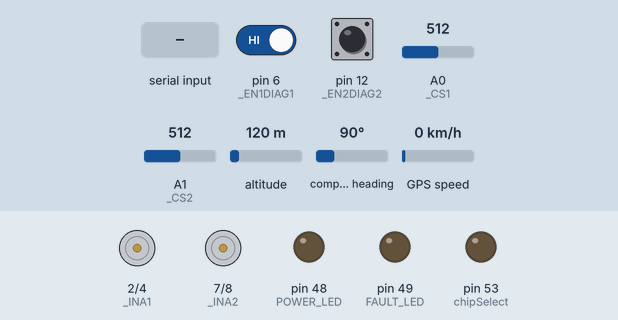
Recording of a sketch running on a simulated Arduino Mega 2560, built with avr-gcc and run on an emulated ATmega2560. On the bench: motor-driver pin pairs drawn as motors (green arrow = first pin HIGH = forward, orange = second pin HIGH = backward, longer = more drive, scaled by the enable pin), output pins drawn as LEDs (lit = HIGH). The test bench sets the inputs (shaded band); at power-on: pin 6 (_EN1DIAG1) HIGH, pin 12 (_EN2DIAG2) HIGH, A0 (_CS1) = 512, A1 (_CS2) = 512, altitude 120 m, compass heading 90°, GPS speed 0 km/h. Storage starts empty; the GPS gets a fix after 3 s at 37.7749, -122.4194 with 8 satellites.

Above: at 2.1 s.
3.3 s: "<d>" received over the second serial link
7.4 s: pin 6 (_EN1DIAG1) driven LOW
11.5 s: "<e>" received over the second serial link
At 12.4 s:
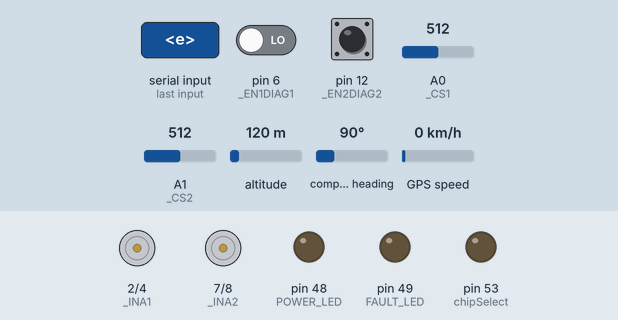
13.3 s: "<h>" received over the second serial link
17.4 s: "d" received over the second serial link
21.5 s: "<d>" received over the second serial link
At 22.3 s:
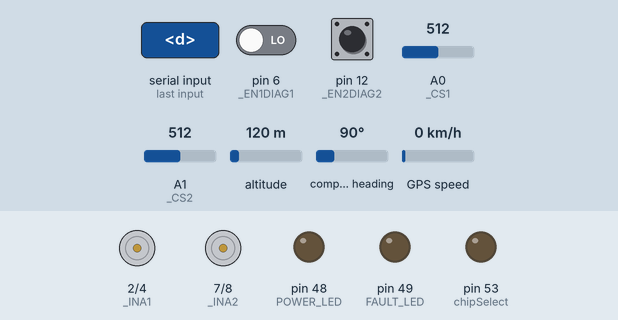
Timing chart, 0 to 24.4 s (numbered marks = the images above; inputs shaded):
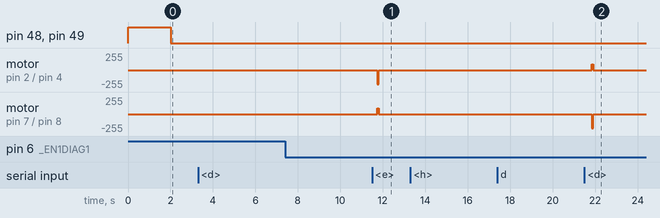

The sketch:

Dual_VNH5019_MotorDriver_4WD_bluetooth_GPS.ino
```cpp
/*
SD card attached to SPI bus as follows (Arduino Mega 2560):
** MISO - pin 50
** MOSI - pin 51
** CLK - pin 52
** CS - pin 53
*/
#include "DualVNH5019MotorShield.h"
#include <stdlib.h>
// GPS libraries
#include <TinyGPS.h>
// SD card libraries
#include <SPI.h>
#include <SD.h>
// Timer
//#include <SimpleTimer.h>

#define MAX_SPEED 210 // 6V for 7.4 LiPol
#define HALF_SPEED 105
#define LOW_SPEED 60
#define MOVEMENT_TIME_MS 2000

#define POWER_LED 48
#define FAULT_LED 49
#define LEDS_DELAY_MS 2000
#define MAX_CURRENT_2MOTORS 9000
#define MEDIUM_CURRENT_2MOTORS 1000

#define GPS_PARSE_TIME 2000

//SimpleTimer timer; // The timer object
unsigned long timer; // the timer
boolean timedOut = false; // set to true when timer fired
unsigned long INTERVAL = 3000; // the timeout interval
//GPS init
TinyGPS gps;
static char dtostrfbuffer[20];
//int CS = 53;
String SD_date_time = "invalid";
String SD_lat = "invalid";
String SD_lon = "invalid";
//int gps_parse_time = 2000

// CS pin 53 on the Mega must be left as an output or the SD library functions will not work.
const int chipSelect = 53;
//String dataString = "";

long pwmLvalue = MAX_SPEED; // around 6,5V for 6V DC motors! (MAX_SPEED = 7.4V)
long pwmRvalue = MAX_SPEED;
byte pwmChannel;
const char startOfNumberDelimiter = '<';
const char endOfNumberDelimiter = '>';
String dataString = "";

DualVNH5019MotorShield md;
//int speedArray[3] = {MAX_SPEED, HALF_SPEED, LOW_SPEED};
int current_speed;

unsigned int M1current;
unsigned int M2current;
int motorsCurrentMeasurementsCounter;

void stopIfFault() {
  if (md.getM1Fault()) {
    md.setM1Speed(0);
    //Serial.println("M1 fault");
    dataString = "Motor1 FAULT";
    writeStringToSDcard(dataString);
  }
  if (md.getM2Fault()) {
    md.setM2Speed(0);
    //Serial.println("M2 fault");
    dataString = "Motor2 FAULT";
    writeStringToSDcard(dataString);
  }
}

void setup() {
  diagnosticLedsInit();
  //Serial.begin(9600);
  //Serial.println("Dual VNH5019 Motor Driver Shield Test");
  Serial1.begin(19200);//9600 for HC-05, 115200 for BTM777, 19200 for BTM222
  Serial2.begin(9600); //GPS
  md.init();
  SDcardInit();
  //timer.setInterval(1000, repeatMe);
  diagnosticLedsTest(LEDS_DELAY_MS);
}

void loop() {
  // Set speed for motor 1, speed is a number betwenn -255 and 255
  checkStopTimer();
  if (Serial1.available()) {
    processInput();
    //readIRsensors();
  }
  processGPS();
  motorsCurrentMeasurements();
  stopIfFault();
  delay(150);
}// void loop()

void checkStopTimer(){
  if ((!timedOut) && ((millis() - timer) > INTERVAL)) {
    // timed out
    timedOut = true; // don't do this again
    stop_Robot();
  }
}

void processGPS() {
  // For one second we parse GPS data and report some key values
  //for (unsigned long start = millis(); millis() - start < GPS_PARSE_TIME;)
  //{
  while (Serial2.available())
  {
    char c = Serial2.read();
    //Serial.write(c); // uncomment this line if you want to see the GPS data flowing
    if (gps.encode(c)) // Did a new valid sentence come in?
      //newData = true;
      getgps(gps); // then grab the data and save it to SD card
  }// while
  //}
}// void processGPS()

// The getgps function will get and print the values we want.
void getgps(TinyGPS &gps) {
  // Define the variables that will be used
  float latitude, longitude;
  // Then call this function
  gps.f_get_position(&latitude, &longitude);
  print_float(latitude, TinyGPS::GPS_INVALID_F_ANGLE, 9, 5, 1); //LATITUDE
  print_float(longitude, TinyGPS::GPS_INVALID_F_ANGLE, 10, 5, 2); //LONGITUDE
  // Same goes for date and time
  int year;
  uint8_t month, day, hour, minute, second, hundredths;
  gps.crack_datetime(&year, &month, &day, &hour, &minute, &second, &hundredths);

  // Get Date and Time
  char gps_date[32];
  sprintf(gps_date, "%02d/%02d/%02d %02d:%02d:%02d", month, day, year, hour, minute, second);
  //Serial.print(gps_date);
  SD_date_time = gps_date;

  String dataString = SD_date_time + "," + SD_lat + "," + SD_lon;
  saveDataToSDcard(dataString);
}

static void print_int(unsigned long val, unsigned long invalid, int len) {
  char sz[32];
  if (val == invalid)
    strcpy(sz, "*******");
  else
    sprintf(sz, "%ld", val);
  sz[len] = 0;
  for (int i = strlen(sz); i < len; ++i)
    sz[i] = ' ';
  if (len > 0)
    sz[len - 1] = ' ';
  ////Serial.print(sz);
}// static void print_int(unsigned long val, unsigned long invalid, int len)


static void print_float(float val, float invalid, int len, int prec, int SD_val) {
  char sz[32];
  if (val == invalid)
  {
    strcpy(sz, "*******");
    sz[len] = 0;
    if (len > 0) {
      sz[len - 1] = ' ';
    }
    for (int i = 7; i < len; ++i) {
      sz[i] = ' ';
    }
    ////Serial.print(sz);
    if (SD_val == 1) {
      SD_lat = sz;
    }
    else if (SD_val == 2) SD_lon = sz;
  }
  else
  {
    ////Serial.////Serial.print(val, prec);
    if (SD_val == 1) {
      SD_lat = dtostrf(val, 10, 5, dtostrfbuffer);
    }
    else if (SD_val == 2) SD_lon = dtostrf(val, 10, 5, dtostrfbuffer);
    int vi = abs((int)val);
    int flen = prec + (val < 0.0 ? 2 : 1);
    flen += vi >= 1000 ? 4 : vi >= 100 ? 3 : vi >= 10 ? 2 : 1;
  }
}// static void print_float(float val, float invalid, int len, int prec, int SD_val)


void motorsCurrentMeasurements() {
  //String dataString = "";
  M1current = md.getM1CurrentMilliamps();
  M2current = md.getM2CurrentMilliamps();
  //dataString = "m1: "+String(M1current)+", "+ "m2: "+String(M2current)
  if (M1current > MAX_CURRENT_2MOTORS || M2current > MAX_CURRENT_2MOTORS) {
    //Serial.println("M1current: "+String(M1current));
    md.setBrakes(60, 60);
    dataString = String(M1current) + ", " + String(M2current) + " OVERLOAD";
    writeStringToSDcard(dataString);
  }
  else if (M1current > MEDIUM_CURRENT_2MOTORS || M2current > MEDIUM_CURRENT_2MOTORS) {
    dataString = String(M1current) + ", " + String(M2current);
    writeStringToSDcard(dataString);
  }
  /*
  if(motorsCurrentMeasurementsCounter<5){
      motorsCurrentMeasurementsCounter++;
  }
  else{
    dataString = String(M1current)+", "+String(M2current);
    writeStringToSDcard(dataString);
    //Serial.println("m1: "+String(M1current)+", "+ "m2: "+String(M2current));
  }
  */
}

void writeStringToSDcard(String dataString) {
  writeToSDcard(dataString);
  motorsCurrentMeasurementsCounter = 0;
}

void diagnosticLedsInit() {
  //Diagnostic LEDs
  pinMode(POWER_LED, OUTPUT);
  pinMode(FAULT_LED, OUTPUT);
}

void diagnosticLedsTest(int delay_ms) {
  digitalWrite(POWER_LED, HIGH);
  digitalWrite(FAULT_LED, HIGH);
  delay(delay_ms);
  digitalWrite(POWER_LED, LOW);
  digitalWrite(FAULT_LED, LOW);
}

void SDcardInit() {
  motorsCurrentMeasurementsCounter = 0;
  //Serial.print("Initializing SD card...");
  pinMode(chipSelect, OUTPUT);
  // see if the card is present and can be initialized:
  if (!SD.begin(chipSelect)) {
    //Serial.println("Card failed, or not present");
    // don't do anything more:
    return;
  }
  //Serial.println("card initialized.");
}// void SDcardInit()

void writeToSDcard(String dataString) {
  File dataFile = SD.open("datalog.txt", FILE_WRITE);
  // if the file is available, write to it:
  if (dataFile) {
    dataFile.println(dataString);
    dataFile.close();
    // print to the serial port too:
    //Serial.println(dataString);
  }
  // if the file isn't open, pop up an error:
  else {
    //Serial.println("error opening datalog.txt");
  }
}// void writeToSDcard()

void saveDataToSDcard(String dataString) {
  //Open the Data CSV File
  File dataFile = SD.open("LOG.csv", FILE_WRITE);
  if (dataFile)
  {
    dataFile.println(dataString);
    ////Serial.println(dataString);
    dataFile.close();
  }
  else
  {
    ////Serial.println("\nCouldn't open the log file!");
  }
}// void saveDataToSDcard(String dataString)

void runStopTimer(){
  timedOut = false; // allow timer to fire
  timer = millis(); // start timer
}

void processInput () {
  static long receivedNumber = 0;
  static boolean negative = false;
  byte c = Serial1.read();
  //Serial.println(c);

  switch (c) {
    case endOfNumberDelimiter:
      if (negative)
        SetPWM(- receivedNumber, pwmChannel);
      else
        SetPWM(receivedNumber, pwmChannel);

    // fall through to start a new number
    case startOfNumberDelimiter:
      receivedNumber = 0;
      negative = false;
      pwmChannel = 0;
      break;

    case 'f': // Go FORWARD
      goForward(MAX_SPEED);
      runStopTimer();
      //Serial.println("forward");
      break;

    case 'b': // Go BACK
      //moveLeftBackward(MAX_SPEED);
      goBackwad(MAX_SPEED);
      runStopTimer();
      //Serial.println("backward");
      break;

    case 'r':
      turnRight(HALF_SPEED);
      runStopTimer();
      //Serial.println("RIGHT");
      break;

    case 'l':
      turnLeft(HALF_SPEED);
      runStopTimer();
      //Serial.println("LEFT");
      break;

    case 'c': // Top Right
      moveRightForward(MAX_SPEED);
      runStopTimer();
      break;

    case 'd': // Top Left
      moveLeftForward(MAX_SPEED);
      runStopTimer();
      break;

    case 'e': // Bottom Right
      moveRightBackward(MAX_SPEED);
      runStopTimer();
      break;

    case 'h': // Bottom Left
      moveLeftBackward(MAX_SPEED);
      runStopTimer();
      //Serial.println("LeftBackward");
      break;

    case 's':
      stop_Robot();
      break;

    case 'x':
      pwmChannel = 1; // pwm_R
      break;
    case 'y': // pwm_L
      pwmChannel = 2;
      break;

    case '0' ... '9':
      receivedNumber *= 10;
      receivedNumber += c - '0';
      break;

    case '-':
      negative = true;
      break;
  } // end of switch
} // void processInput ()

void waitAndStop(int delay_ms) {
  delay(delay_ms);
  md.setSpeeds(0, 0);
  delay(200);
}

void goForward(int mspeed) {
  md.setSpeeds(mspeed, -mspeed);
}// void goForward(int mspeed, int time_ms)

void goBackwad(int mspeed) {
  md.setSpeeds(-mspeed, mspeed);
}// void goBackwad(int mspeed, int time_ms)

void turnRight(int mspeed) {
  md.setSpeeds(mspeed, mspeed);
}// void goBackwad(int mspeed, int time_ms)

void turnLeft(int mspeed) {
  md.setSpeeds(-mspeed, -mspeed);
}// void turnLeft(int mspeed)

void moveRightForward(int mspeed) {
  md.setSpeeds(mspeed, (int)(-mspeed * 0.4));
}// void moveRightForward(int mspeed)

void moveLeftForward(int mspeed) {
  md.setSpeeds((int)(mspeed * 0.4), -mspeed);
}// moveLeftForward(int mspeed)

void moveRightBackward(int mspeed) {
  md.setSpeeds(-mspeed, (int)(mspeed * 0.4));
}// void moveRightBackward(int mspeed)

void moveLeftBackward(int mspeed) {
  md.setSpeeds((int)(-mspeed * 0.4), mspeed);
}// void moveRightBackward(int mspeed)

void stopRobot(int delay_ms) {
  md.setSpeeds(0, 0);
  delay(delay_ms);
}// void stopRobot(int delay_ms)

void stop_Robot() {
  md.setSpeeds(0, 0);
  delay(10);
  md.setBrakes(100, 100);
  delay(150);
}// void stopRobot()

void SetPWM (const long pwm_num, byte pwm_channel) {
  if (pwm_channel == 1) { // DRIVE MOTOR
    md.setM1Speed(pwm_num);
  }
  else if (pwm_channel == 2) { // STEERING MOTOR
    md.setM2Speed(pwm_num);
  }
}// void SetPWM (const long pwm_num, byte pwm_channel)
```

DualVNH5019MotorShield.cpp
```cpp
#include "DualVNH5019MotorShield.h"

// Constructors ////////////////////////////////////////////////////////////////

DualVNH5019MotorShield::DualVNH5019MotorShield()
{
  //Pin map
  _INA1 = 2;
  _INB1 = 4;
  _EN1DIAG1 = 6;
  _CS1 = A0;
  _INA2 = 7;
  _INB2 = 8;
  _EN2DIAG2 = 12;
  _CS2 = A1;
}

DualVNH5019MotorShield::DualVNH5019MotorShield(unsigned char INA1, unsigned char INB1, unsigned char EN1DIAG1, unsigned char CS1,
                                               unsigned char INA2, unsigned char INB2, unsigned char EN2DIAG2, unsigned char CS2)
{
  //Pin map
  //PWM1 and PWM2 cannot be remapped because the library assumes PWM is on timer1
  _INA1 = INA1;
  _INB1 = INB1;
  _EN1DIAG1 = EN1DIAG1;
  _CS1 = CS1;
  _INA2 = INA2;
  _INB2 = INB2;
  _EN2DIAG2 = EN2DIAG2;
  _CS2 = CS2;
}

// Public Methods //////////////////////////////////////////////////////////////
void DualVNH5019MotorShield::init()
{
// Define pinMode for the pins and set the frequency for timer1.

  pinMode(_INA1,OUTPUT);
  pinMode(_INB1,OUTPUT);
  pinMode(_PWM1,OUTPUT);
  pinMode(_EN1DIAG1,INPUT);
  pinMode(_CS1,INPUT);
  pinMode(_INA2,OUTPUT);
  pinMode(_INB2,OUTPUT);
  pinMode(_PWM2,OUTPUT);
  pinMode(_EN2DIAG2,INPUT);
  pinMode(_CS2,INPUT);
  #if defined(__AVR_ATmega168__)|| defined(__AVR_ATmega328P__) || defined(__AVR_ATmega32U4__)
  // Timer 1 configuration
  // prescaler: clockI/O / 1
  // outputs enabled
  // phase-correct PWM
  // top of 400
  //
  // PWM frequency calculation
  // 16MHz / 1 (prescaler) / 2 (phase-correct) / 400 (top) = 20kHz
  TCCR1A = 0b10100000;
  TCCR1B = 0b00010001;
  ICR1 = 400;
  #endif
}
// Set speed for motor 1, speed is a number betwenn -400 and 400
void DualVNH5019MotorShield::setM1Speed(int speed)
{
  unsigned char reverse = 0;

  if (speed < 0)
  {
    speed = -speed;  // Make speed a positive quantity
    reverse = 1;  // Preserve the direction
  }
  if (speed > 255)  // Max PWM dutycycle
    speed = 255;
  #if defined(__AVR_ATmega168__)|| defined(__AVR_ATmega328P__) || defined(__AVR_ATmega32U4__)
  OCR1A = speed;
  #else
  analogWrite(_PWM1,speed); // default to using analogWrite, mapping 400 to 255
  #endif
  if (speed == 0)
  {
    digitalWrite(_INA1,LOW);   // Make the motor coast no
    digitalWrite(_INB1,LOW);   // matter which direction it is spinning.
  }
  else if (reverse)
  {
    digitalWrite(_INA1,LOW);
    digitalWrite(_INB1,HIGH);
  }
  else
  {
    digitalWrite(_INA1,HIGH);
    digitalWrite(_INB1,LOW);
  }
}

// Set speed for motor 2, speed is a number betwenn -255 and 255
void DualVNH5019MotorShield::setM2Speed(int speed)
{
  unsigned char reverse = 0;

  if (speed < 0)
  {
    speed = -speed;  // make speed a positive quantity
    reverse = 1;  // preserve the direction
  }
  if (speed > 255)  // Max
    speed = 255;
  #if defined(__AVR_ATmega168__)|| defined(__AVR_ATmega328P__) || defined(__AVR_ATmega32U4__)
  OCR1B = speed;
  #else
  analogWrite(_PWM2,speed); // default to using analogWrite, mapping 400 to 255
  #endif
  if (speed == 0)
  {
    digitalWrite(_INA2,LOW);   // Make the motor coast no
    digitalWrite(_INB2,LOW);   // matter which direction it is spinning.
  }
  else if (reverse)
  {
    digitalWrite(_INA2,LOW);
    digitalWrite(_INB2,HIGH);
  }
  else
  {
    digitalWrite(_INA2,HIGH);
    digitalWrite(_INB2,LOW);
  }
}

// Set speed for motor 1 and 2
void DualVNH5019MotorShield::setSpeeds(int m1Speed, int m2Speed)
{
  setM1Speed(m1Speed);
  setM2Speed(m2Speed);
}

// Brake motor 1, brake is a number between 0 and 400
void DualVNH5019MotorShield::setM1Brake(int brake)
{
  // normalize brake
  if (brake < 0)
  {
    brake = -brake;
  }
  if (brake > 255)  // Max brake
    brake = 255;
  digitalWrite(_INA1, LOW);
  digitalWrite(_INB1, LOW);
  #if defined(__AVR_ATmega168__)|| defined(__AVR_ATmega328P__) || defined(__AVR_ATmega32U4__)
  OCR1A = brake;
  #else
  analogWrite(_PWM1,brake); // default to using analogWrite, mapping 255 to 255
  #endif
}

// Brake motor 2, brake is a number between 0 and 255
void DualVNH5019MotorShield::setM2Brake(int brake)
{
  // normalize brake
  if (brake < 0)
  {
    brake = -brake;
  }
  if (brake > 255)  // Max brake
    brake = 255;
  digitalWrite(_INA2, LOW);
  digitalWrite(_INB2, LOW);
  #if defined(__AVR_ATmega168__)|| defined(__AVR_ATmega328P__) || defined(__AVR_ATmega32U4__)
  OCR1B = brake;
  #else
  analogWrite(_PWM2,brake); // default to using analogWrite, mapping 400 to 255
  #endif
}

// Brake motor 1 and 2, brake is a number between 0 and 400
void DualVNH5019MotorShield::setBrakes(int m1Brake, int m2Brake)
{
  setM1Brake(m1Brake);
  setM2Brake(m2Brake);
}

// Return motor 1 current value in milliamps.
unsigned int DualVNH5019MotorShield::getM1CurrentMilliamps()
{
  // 5V / 1024 ADC counts / 144 mV per A = 34 mA per count
  return analogRead(_CS1) * 34;
}

// Return motor 2 current value in milliamps.
unsigned int DualVNH5019MotorShield::getM2CurrentMilliamps()
{
  // 5V / 1024 ADC counts / 144 mV per A = 34 mA per count
  return analogRead(_CS2) * 34;
}

// Return error status for motor 1
unsigned char DualVNH5019MotorShield::getM1Fault()
{
  return !digitalRead(_EN1DIAG1);
}

// Return error status for motor 2
unsigned char DualVNH5019MotorShield::getM2Fault()
{
  return !digitalRead(_EN2DIAG2);
}
```

DualVNH5019MotorShield.h
```cpp
#ifndef DualVNH5019MotorShield_h
#define DualVNH5019MotorShield_h

#include <Arduino.h>

class DualVNH5019MotorShield
{
  public:
    // CONSTRUCTORS
    DualVNH5019MotorShield(); // Default pin selection.
    DualVNH5019MotorShield(unsigned char INA1, unsigned char INB1, unsigned char EN1DIAG1, unsigned char CS1,
                           unsigned char INA2, unsigned char INB2, unsigned char EN2DIAG2, unsigned char CS2); // User-defined pin selection.

    // PUBLIC METHODS
    void init(); // Initialize TIMER 1, set the PWM to 20kHZ.
    void setM1Speed(int speed); // Set speed for M1.
    void setM2Speed(int speed); // Set speed for M2.
    void setSpeeds(int m1Speed, int m2Speed); // Set speed for both M1 and M2.
    void setM1Brake(int brake); // Brake M1.
    void setM2Brake(int brake); // Brake M2.
    void setBrakes(int m1Brake, int m2Brake); // Brake both M1 and M2.
    unsigned int getM1CurrentMilliamps(); // Get current reading for M1.
    unsigned int getM2CurrentMilliamps(); // Get current reading for M2.
    unsigned char getM1Fault(); // Get fault reading from M1.
    unsigned char getM2Fault(); // Get fault reading from M2.

  private:
    unsigned char _INA1;
    unsigned char _INB1;
    static const unsigned char _PWM1 = 9;
    unsigned char _EN1DIAG1;
    unsigned char _CS1;
    unsigned char _INA2;
    unsigned char _INB2;
    static const unsigned char _PWM2 = 10;
    unsigned char _EN2DIAG2;
    unsigned char _CS2;

};

#endif
```

Measured:
- after the input at 11.5 s, motor on pin 2 (_INA1) / pin 4 (_INB1): stopped → backward 210/255 after 0.25 s, → stopped 0.07 s later; motor on pin 7 (_INA2) / pin 8 (_INB2): stopped → forward 84/255 after 0.25 s, → stopped 0.07 s later
- after the input at 21.5 s, motor on pin 2 (_INA1) / pin 4 (_INB1): stopped → forward 84/255 after 0.34 s, → stopped 0.07 s later; motor on pin 7 (_INA2) / pin 8 (_INB2): stopped → backward 210/255 after 0.34 s, → stopped 0.07 s later
